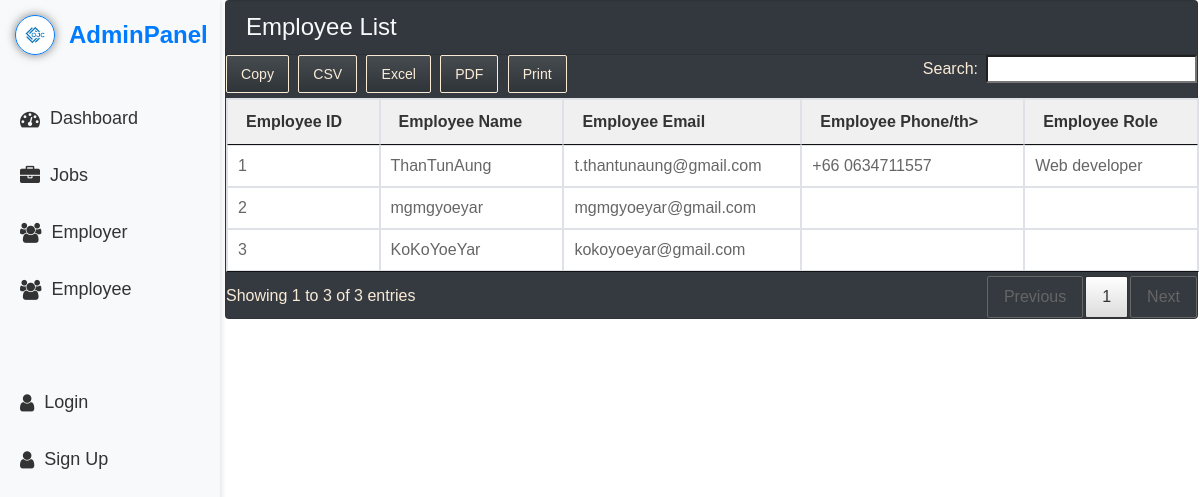
Before: /admins/employees.php with the older database file.
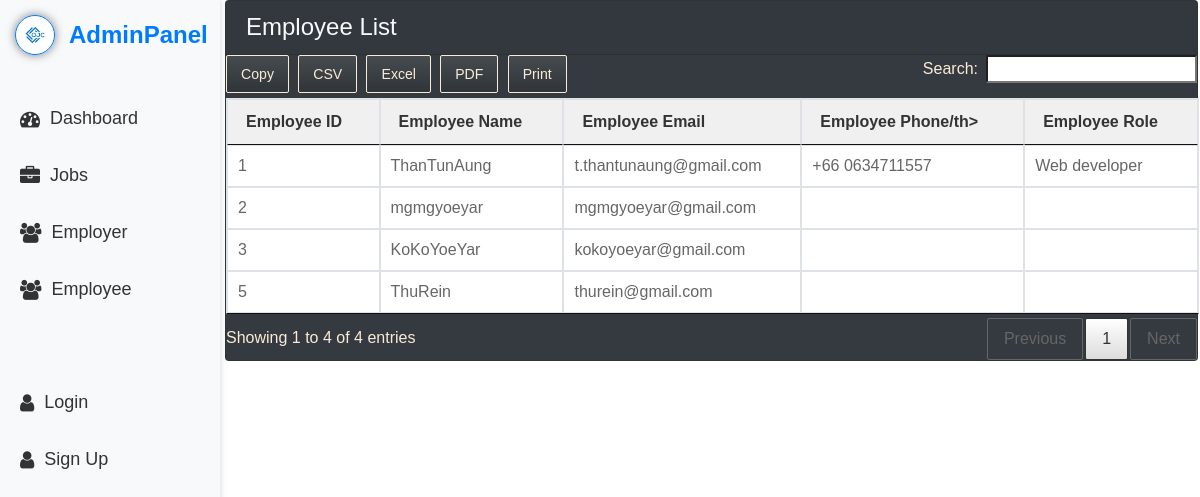
After: the same page with the newer database file.
### tables this page shows
CREATE TABLE `employees` (
  `id` bigint(20) UNSIGNED NOT NULL,
  `username` varchar(50) NOT NULL,
  `email` varchar(100) NOT NULL,
  `password` varchar(255) NOT NULL,
  `role` varchar(30) DEFAULT NULL,
  `phone` varchar(20) DEFAULT NULL,
  `address` varchar(100) DEFAULT NULL,
  `description` text DEFAULT NULL,
  `image` varchar(255) DEFAULT NULL,
  `created_at` timestamp NOT NULL DEFAULT current_timestamp()
);

### admins/employees.php (the view, shortened to what this page needs)
<?php
$db = new Database();
$conn = $db->getConnection();
$sql_employee = "SELECT * FROM employees";
$results_employee = $conn->query($sql_employee);
while ($row_employee = mysqli_fetch_assoc($results_employee)) {
    $employee_data[] = $row_employee;
}
?>
<?php include '../components/head_admin.php'; ?>
<body>
<?php include '../navbars/nav__admin.php'; ?>
<div class="content">
            <section class="card bg-dark">
                <h4 class="card-header text-light">Employee List</h4>
                <table id="jobTable" class="table table-bordered" style="width:100%">
                    <thead>
                        <tr>
                            <th>Employee ID</th>
                            <th>Employee Name</th>
                            <th>Employee Email</th>
                            <th>Employee Phone/th>
                            <th>Employee Role</th>
                        </tr>
                    </thead>
                    <tbody>
                    <?php foreach ($employee_data as $employee) {
                    ?>
                        <tr>
                            <td><?php echo $employee['id']; ?></td>
                            <td>
                                <a href="#" class="job-listing-link" data-employee-id="<?php echo $employee['id']; ?>">
                                    <?php echo $employee['username']; ?>
                                </a>
                            </td>
                            <td>
                                <?php echo $employee['email']; ?>
                            </td>
                            <td>
                                <?php echo $employee['phone']; ?>
                            </td>
                            <td><?php echo $employee['role']; ?></td>
                        </tr>
                    <?php } ?>
                    </tbody>
                </table>
            </section>
</div>
</body>
</html>

Changed rows visible on the page:
added employees: id "5", username "ThuRein", email "thurein@gmail.com"
Other visible differences:
text written by a page script: "Copy CSV Excel PDF Print Search: Showing 1 to 3 of 3 entries Previous 1 Next" → "Copy CSV Excel PDF Print Search: Showing 1 to 4 of 4 entries Previous 1 Next"
